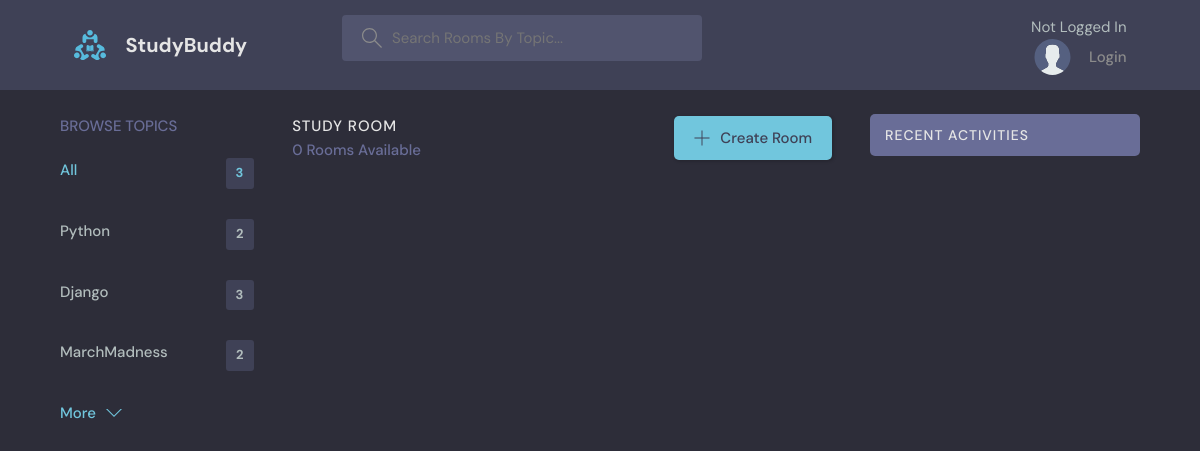
Before: /?q=Food with the older database file.
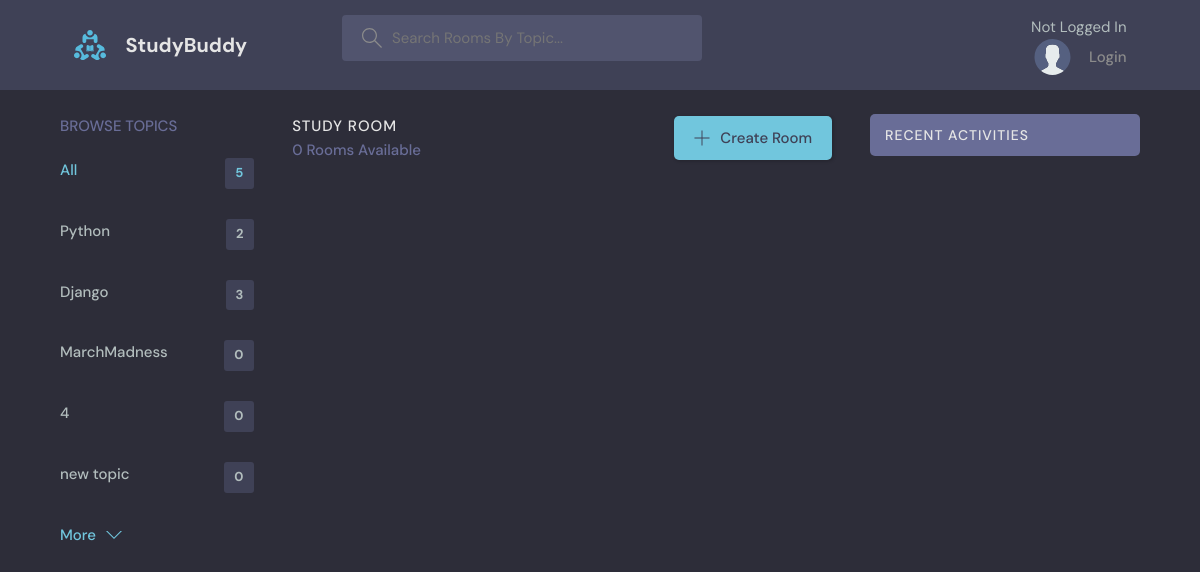
After: the same page with the newer database file.
### base/models.py (models this page shows, shortened)
class Topic(models.Model):
    name = models.CharField(max_length = 200)

### base/views.py (the view)
# urls.py: path('', views.home, name = 'home'),
def home(request):
    q = request.GET.get('q') if request.GET.get('q') != None else '' # inline if else to get query from URL (search)
    rooms = Room.objects.filter(Q(topic__name__icontains = q) | # search by topic or name or description
                                Q(topic__name__icontains = q) |
                                Q(description__icontains = q)) # makes sure the topic name contains the query
    topics = Topic.objects.all()[0:5] # get the first 5 topics
    room_messages = Message.objects.all() # get all messages
    room_count = rooms.count() # get the count of rooms
    room_messages = Message.objects.filter(Q(room__topic__name__icontains = q))
    context = {'rooms': rooms,  'topics': topics, 'room_count' : room_count, 'room_messages': room_messages} # create a context dictionary for the passed data
    return render(request, 'base/home.html', context) # third arg expected as a dictionary {'rooms': rooms}

### base/templates/base/home.html (shortened to what this page needs)
{%extends 'base.html'%}
{%block content%}
    <main class="layout layout--3">
      <div class="container">
        {%include 'base/topics_component.html'%}
        <div class="roomList">
          <div class="roomList__header">
            <div>
              <h2>Study Room</h2>
              <p>{{room_count}} Rooms Available</p>
            </div>
            <a class="btn btn--main" href="{% url 'create-room' %}">
              <svg version="1.1" xmlns="http://www.w3.org/2000/svg" width="32" height="32" viewBox="0 0 32 32">
                <title>add</title>
                <path
                  d="M16.943 0.943h-1.885v14.115h-14.115v1.885h14.115v14.115h1.885v-14.115h14.115v-1.885h-14.115v-14.115z"
                ></path>
              </svg>
              Create Room
            </a>
          </div>
        </div>
        {% include 'base/activity_component.html' %}
      </div>
    </main>
{%endblock%}

### base/templates/base/topics_component.html
<div class="topics">
    <div class="topics__header">
      <h2>Browse Topics</h2>
    </div>
    <ul class="topics__list">
      <li>
        <a href="{% url 'home' %}" class="active">All <span>{{topics.count}}</span></a>
      </li>
          {%for topic in topics%}
          <li>
              <a href = "{% url 'home' %}?q={{topic.name}}">{{topic.name}}<span>{{topic.room_set.all.count}}</span></a>
          </li>
          {%endfor%}
    </ul>
    <a class="btn btn--link" href="{% url 'topics' %}">
      More
      <svg version="1.1" xmlns="http://www.w3.org/2000/svg" width="32" height="32" viewBox="0 0 32 32">
        <title>chevron-down</title>
        <path d="M16 21l-13-13h-3l16 16 16-16h-3l-13 13z"></path>
      </svg>
    </a>
  </div>

Changed rows visible on the page:
computed for Topic "MarchMadness": room_set.all.count "2" → "0"
added Topic: name "4", room_set.all.count "0"
added Topic: name "new topic", room_set.all.count "0"
Other visible differences:
{{ topics.count }}: "3" → "5"
